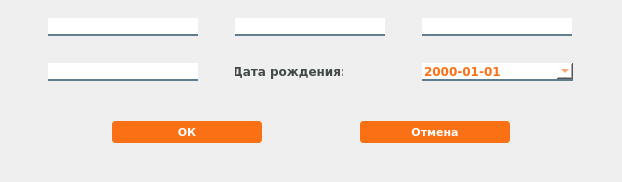
<?xml version="1.0" encoding="UTF-8"?>
<ui version="4.0">
 <class>Patients</class>
 <widget class="QDialog" name="Patients">
  <property name="geometry">
   <rect>
    <x>0</x>
    <y>0</y>
    <width>618</width>
    <height>182</height>
   </rect>
  </property>
  <property name="windowTitle">
   <string>Dialog</string>
  </property>
  <layout class="QGridLayout" name="gridLayout_2">
   <item row="0" column="0">
    <widget class="QFrame" name="frame_20">
     <property name="sizePolicy">
      <sizepolicy hsizetype="Preferred" vsizetype="Preferred">
       <horstretch>0</horstretch>
       <verstretch>0</verstretch>
      </sizepolicy>
     </property>
     <property name="minimumSize">
      <size>
       <width>600</width>
       <height>0</height>
      </size>
     </property>
     <property name="frameShape">
      <enum>QFrame::NoFrame</enum>
     </property>
     <property name="frameShadow">
      <enum>QFrame::Raised</enum>
     </property>
     <widget class="QLineEdit" name="passport">
      <property name="geometry">
       <rect>
        <x>411</x>
        <y>7</y>
        <width>150</width>
        <height>18</height>
       </rect>
      </property>
      <property name="sizePolicy">
       <sizepolicy hsizetype="Fixed" vsizetype="Fixed">
        <horstretch>0</horstretch>
        <verstretch>0</verstretch>
       </sizepolicy>
      </property>
      <property name="minimumSize">
       <size>
        <width>150</width>
        <height>0</height>
       </size>
      </property>
      <property name="styleSheet">
       <string notr="true">QLineEdit {
  background-color: #ffffff;
   color: #fa7014;
  border-style:none none solid none;
  font-family:Verdana;
font-size:10;
font-weight:bold;
border-width: 2px;
border-color:#607e8d;
}

QLineEdit::hover {
	border-color:#435863;
	border-width: 2.5px;
}

QLineEdit::pressed{
	border-color:#263238;
  color: #414747; 

}




</string>
      </property>
     </widget>
     <widget class="QLineEdit" name="strahovk">
      <property name="geometry">
       <rect>
        <x>224</x>
        <y>7</y>
        <width>150</width>
        <height>18</height>
       </rect>
      </property>
      <property name="sizePolicy">
       <sizepolicy hsizetype="Fixed" vsizetype="Fixed">
        <horstretch>0</horstretch>
        <verstretch>0</verstretch>
       </sizepolicy>
      </property>
      <property name="minimumSize">
       <size>
        <width>150</width>
        <height>0</height>
       </size>
      </property>
      <property name="styleSheet">
       <string notr="true">QLineEdit {
  background-color: #ffffff;
   color: #fa7014;
  border-style:none none solid none;
  font-family:Verdana;
font-size:10;
font-weight:bold;
border-width: 2px;
border-color:#607e8d;
}

QLineEdit::hover {
	border-color:#435863;
	border-width: 2.5px;
}

QLineEdit::pressed{
	border-color:#263238;
  color: #414747; 

}




</string>
      </property>
     </widget>
     <widget class="QLineEdit" name="address">
      <property name="geometry">
       <rect>
        <x>37</x>
        <y>7</y>
        <width>150</width>
        <height>18</height>
       </rect>
      </property>
      <property name="sizePolicy">
       <sizepolicy hsizetype="Fixed" vsizetype="Fixed">
        <horstretch>0</horstretch>
        <verstretch>0</verstretch>
       </sizepolicy>
      </property>
      <property name="minimumSize">
       <size>
        <width>150</width>
        <height>0</height>
       </size>
      </property>
      <property name="styleSheet">
       <string notr="true">QLineEdit {
  background-color: #ffffff;
   color: #fa7014;
  border-style:none none solid none;
  font-family:Verdana;
font-size:10;
font-weight:bold;
border-width: 2px;
border-color:#607e8d;
}

QLineEdit::hover {
	border-color:#435863;
	border-width: 2.5px;
}

QLineEdit::pressed{
	border-color:#263238;
  color: #414747; 

}




</string>
      </property>
     </widget>
     <widget class="QDateEdit" name="dateEdit">
      <property name="geometry">
       <rect>
        <x>411</x>
        <y>52</y>
        <width>151</width>
        <height>18</height>
       </rect>
      </property>
      <property name="styleSheet">
       <string notr="true">QDateTimeEdit {
  background-color: #ffffff;
   color: #fa7014;
  border-style:none none solid none;
  font-family:Verdana;
font-size:10;
font-weight:bold;
border-width: 2px;
border-color:#607e8d;
}

</string>
      </property>
      <property name="displayFormat">
       <string>yyyy-MM-dd</string>
      </property>
      <property name="calendarPopup">
       <bool>true</bool>
      </property>
     </widget>
     <widget class="QLabel" name="label_2">
      <property name="geometry">
       <rect>
        <x>224</x>
        <y>52</y>
        <width>108</width>
        <height>16</height>
       </rect>
      </property>
      <property name="styleSheet">
       <string notr="true">QLabel {
  color: #414747; 
  border-style:nonet;
  font-family:Verdana;
    text-align:  center;
font-size:10;
font-weight:bold;

}</string>
      </property>
      <property name="text">
       <string>Дата рождения:</string>
      </property>
      <property name="alignment">
       <set>Qt::AlignCenter</set>
      </property>
     </widget>
     <widget class="QLineEdit" name="name">
      <property name="geometry">
       <rect>
        <x>37</x>
        <y>52</y>
        <width>150</width>
        <height>18</height>
       </rect>
      </property>
      <property name="sizePolicy">
       <sizepolicy hsizetype="Fixed" vsizetype="Fixed">
        <horstretch>0</horstretch>
        <verstretch>0</verstretch>
       </sizepolicy>
      </property>
      <property name="minimumSize">
       <size>
        <width>150</width>
        <height>0</height>
       </size>
      </property>
      <property name="styleSheet">
       <string notr="true">QLineEdit {
  background-color: #ffffff;
   color: #fa7014;
  border-style:none none solid none;
  font-family:Verdana;
font-size:10;
font-weight:bold;
border-width: 2px;
border-color:#607e8d;
}

QLineEdit::hover {
	border-color:#435863;
	border-width: 2.5px;
}

QLineEdit::pressed{
	border-color:#263238;
  color: #414747; 

}




</string>
      </property>
     </widget>
     <widget class="QPushButton" name="pushButton_6">
      <property name="geometry">
       <rect>
        <x>390</x>
        <y>40</y>
        <width>191</width>
        <height>41</height>
       </rect>
      </property>
      <property name="styleSheet">
       <string notr="true">QPushButton{
  border: medium none;
  background-image: none; 
  background: transparent;
  float: left;
  background-color: transparent;
}</string>
      </property>
      <property name="text">
       <string/>
      </property>
     </widget>
    </widget>
   </item>
   <item row="1" column="0">
    <widget class="QFrame" name="frame">
     <property name="frameShape">
      <enum>QFrame::NoFrame</enum>
     </property>
     <property name="frameShadow">
      <enum>QFrame::Plain</enum>
     </property>
     <layout class="QGridLayout" name="gridLayout">
      <item row="0" column="0">
       <widget class="QPushButton" name="pushButton_3">
        <property name="sizePolicy">
         <sizepolicy hsizetype="Fixed" vsizetype="Fixed">
          <horstretch>0</horstretch>
          <verstretch>0</verstretch>
         </sizepolicy>
        </property>
        <property name="minimumSize">
         <size>
          <width>150</width>
          <height>0</height>
         </size>
        </property>
        <property name="font">
         <font>
          <family>Verdana</family>
          <pointsize>8</pointsize>
          <weight>75</weight>
          <bold>true</bold>
         </font>
        </property>
        <property name="styleSheet">
         <string notr="true">QPushButton {
  background-color: #fa7014;
  color: white; 
 border-style: solid;
  border-color: #fa7014;
	border-width:4px;
	border-radius:4px;
}

QPushButton:hover {
    background-color: #fb9b5a;
border-color: #fb9b5a;
}
</string>
        </property>
        <property name="text">
         <string>ОК</string>
        </property>
       </widget>
      </item>
      <item row="0" column="1">
       <widget class="QPushButton" name="pushButton_4">
        <property name="sizePolicy">
         <sizepolicy hsizetype="Fixed" vsizetype="Fixed">
          <horstretch>0</horstretch>
          <verstretch>0</verstretch>
         </sizepolicy>
        </property>
        <property name="minimumSize">
         <size>
          <width>150</width>
          <height>0</height>
         </size>
        </property>
        <property name="font">
         <font>
          <family>Verdana</family>
          <pointsize>8</pointsize>
          <weight>75</weight>
          <bold>true</bold>
         </font>
        </property>
        <property name="styleSheet">
         <string notr="true">QPushButton {
  background-color: #fa7014;
  color: white; 
 border-style: solid;
  border-color: #fa7014;
	border-width:4px;
	border-radius:4px;
}

QPushButton:hover {
    background-color: #fb9b5a;
border-color: #fb9b5a;
}
</string>
        </property>
        <property name="text">
         <string>Отмена</string>
        </property>
       </widget>
      </item>
     </layout>
    </widget>
   </item>
  </layout>
 </widget>
 <resources/>
 <connections/>
</ui>
